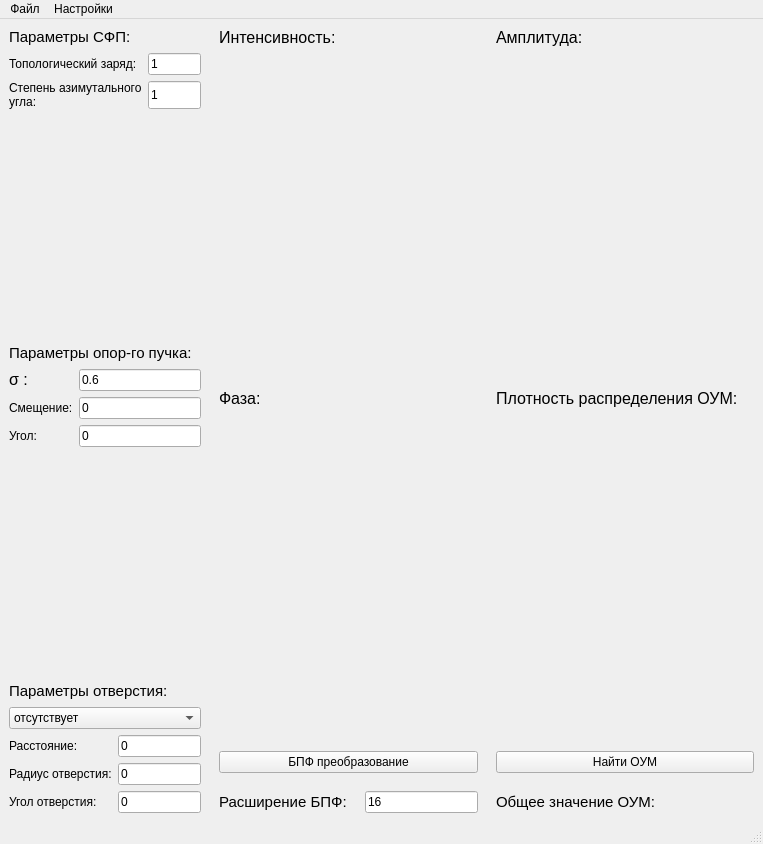
<?xml version="1.0" encoding="UTF-8"?>
<ui version="4.0">
 <class>MainWindow</class>
 <widget class="QMainWindow" name="MainWindow">
  <property name="geometry">
   <rect>
    <x>0</x>
    <y>0</y>
    <width>763</width>
    <height>844</height>
   </rect>
  </property>
  <property name="minimumSize">
   <size>
    <width>700</width>
    <height>844</height>
   </size>
  </property>
  <property name="maximumSize">
   <size>
    <width>800</width>
    <height>844</height>
   </size>
  </property>
  <property name="windowTitle">
   <string>Обработка нелинейных СФП</string>
  </property>
  <widget class="QWidget" name="centralwidget">
   <property name="sizePolicy">
    <sizepolicy hsizetype="Preferred" vsizetype="Preferred">
     <horstretch>0</horstretch>
     <verstretch>0</verstretch>
    </sizepolicy>
   </property>
   <property name="layoutDirection">
    <enum>Qt::LeftToRight</enum>
   </property>
   <property name="autoFillBackground">
    <bool>false</bool>
   </property>
   <layout class="QHBoxLayout" name="horizontalLayout" stretch="1,5">
    <property name="spacing">
     <number>18</number>
    </property>
    <property name="sizeConstraint">
     <enum>QLayout::SetDefaultConstraint</enum>
    </property>
    <property name="leftMargin">
     <number>9</number>
    </property>
    <item>
     <layout class="QVBoxLayout" name="verticalLayout" stretch="0,0,0,0,0,0,0,0,0,0,0,0,0">
      <property name="spacing">
       <number>6</number>
      </property>
      <property name="leftMargin">
       <number>0</number>
      </property>
      <item>
       <widget class="QLabel" name="spp_label">
        <property name="sizePolicy">
         <sizepolicy hsizetype="Preferred" vsizetype="Preferred">
          <horstretch>0</horstretch>
          <verstretch>0</verstretch>
         </sizepolicy>
        </property>
        <property name="maximumSize">
         <size>
          <width>192</width>
          <height>16777215</height>
         </size>
        </property>
        <property name="text">
         <string>&lt;html&gt;&lt;head/&gt;&lt;body&gt;&lt;p&gt;&lt;span style=&quot; font-size:11pt;&quot;&gt;Параметры СФП:&lt;/span&gt;&lt;/p&gt;&lt;/body&gt;&lt;/html&gt;</string>
        </property>
       </widget>
      </item>
      <item>
       <layout class="QFormLayout" name="formLayout">
        <property name="sizeConstraint">
         <enum>QLayout::SetDefaultConstraint</enum>
        </property>
        <property name="fieldGrowthPolicy">
         <enum>QFormLayout::AllNonFixedFieldsGrow</enum>
        </property>
        <property name="rowWrapPolicy">
         <enum>QFormLayout::WrapLongRows</enum>
        </property>
        <property name="topMargin">
         <number>0</number>
        </property>
        <property name="rightMargin">
         <number>0</number>
        </property>
        <property name="bottomMargin">
         <number>0</number>
        </property>
        <item row="0" column="0">
         <widget class="QLabel" name="m_label">
          <property name="text">
           <string>Топологический заряд:</string>
          </property>
         </widget>
        </item>
        <item row="0" column="1">
         <widget class="QLineEdit" name="m_line">
          <property name="sizePolicy">
           <sizepolicy hsizetype="Preferred" vsizetype="Preferred">
            <horstretch>0</horstretch>
            <verstretch>0</verstretch>
           </sizepolicy>
          </property>
          <property name="maximumSize">
           <size>
            <width>16777215</width>
            <height>16777215</height>
           </size>
          </property>
          <property name="cursor">
           <cursorShape>IBeamCursor</cursorShape>
          </property>
          <property name="mouseTracking">
           <bool>true</bool>
          </property>
          <property name="focusPolicy">
           <enum>Qt::StrongFocus</enum>
          </property>
          <property name="inputMask">
           <string/>
          </property>
          <property name="text">
           <string>1</string>
          </property>
         </widget>
        </item>
        <item row="1" column="0">
         <widget class="QLabel" name="fi_label">
          <property name="text">
           <string>Степень азимутального угла:</string>
          </property>
          <property name="wordWrap">
           <bool>true</bool>
          </property>
         </widget>
        </item>
        <item row="1" column="1">
         <widget class="QLineEdit" name="fi_line">
          <property name="sizePolicy">
           <sizepolicy hsizetype="Preferred" vsizetype="Preferred">
            <horstretch>0</horstretch>
            <verstretch>0</verstretch>
           </sizepolicy>
          </property>
          <property name="maximumSize">
           <size>
            <width>16777215</width>
            <height>16777215</height>
           </size>
          </property>
          <property name="layoutDirection">
           <enum>Qt::RightToLeft</enum>
          </property>
          <property name="inputMask">
           <string/>
          </property>
          <property name="text">
           <string>1</string>
          </property>
         </widget>
        </item>
       </layout>
      </item>
      <item>
       <widget class="QLabel" name="spp_image">
        <property name="sizePolicy">
         <sizepolicy hsizetype="Preferred" vsizetype="Preferred">
          <horstretch>0</horstretch>
          <verstretch>0</verstretch>
         </sizepolicy>
        </property>
        <property name="minimumSize">
         <size>
          <width>192</width>
          <height>192</height>
         </size>
        </property>
        <property name="maximumSize">
         <size>
          <width>192</width>
          <height>192</height>
         </size>
        </property>
        <property name="text">
         <string/>
        </property>
        <property name="scaledContents">
         <bool>true</bool>
        </property>
       </widget>
      </item>
      <item>
       <spacer name="verticalSpacer_2">
        <property name="orientation">
         <enum>Qt::Vertical</enum>
        </property>
        <property name="sizeType">
         <enum>QSizePolicy::Fixed</enum>
        </property>
        <property name="sizeHint" stdset="0">
         <size>
          <width>192</width>
          <height>7</height>
         </size>
        </property>
       </spacer>
      </item>
      <item>
       <widget class="QLabel" name="in_phase_color_scheme_label">
        <property name="maximumSize">
         <size>
          <width>192</width>
          <height>16777215</height>
         </size>
        </property>
        <property name="text">
         <string>&lt;html&gt;&lt;head/&gt;&lt;body&gt;&lt;p&gt;&lt;img src=&quot;:/scales/rainbow_192.bmp&quot;/&gt;&lt;/p&gt;&lt;/body&gt;&lt;/html&gt;</string>
        </property>
       </widget>
      </item>
      <item>
       <widget class="QLabel" name="gauss_label">
        <property name="sizePolicy">
         <sizepolicy hsizetype="Preferred" vsizetype="Preferred">
          <horstretch>0</horstretch>
          <verstretch>0</verstretch>
         </sizepolicy>
        </property>
        <property name="maximumSize">
         <size>
          <width>192</width>
          <height>16777215</height>
         </size>
        </property>
        <property name="text">
         <string>&lt;html&gt;&lt;head/&gt;&lt;body&gt;&lt;p&gt;&lt;span style=&quot; font-size:11pt;&quot;&gt;Параметры опор-го пучка:&lt;/span&gt;&lt;/p&gt;&lt;/body&gt;&lt;/html&gt;</string>
        </property>
       </widget>
      </item>
      <item>
       <layout class="QFormLayout" name="formLayout_2">
        <property name="sizeConstraint">
         <enum>QLayout::SetDefaultConstraint</enum>
        </property>
        <property name="fieldGrowthPolicy">
         <enum>QFormLayout::AllNonFixedFieldsGrow</enum>
        </property>
        <property name="rowWrapPolicy">
         <enum>QFormLayout::DontWrapRows</enum>
        </property>
        <property name="labelAlignment">
         <set>Qt::AlignLeading|Qt::AlignLeft|Qt::AlignVCenter</set>
        </property>
        <property name="formAlignment">
         <set>Qt::AlignLeading|Qt::AlignLeft|Qt::AlignTop</set>
        </property>
        <item row="0" column="0">
         <widget class="QLabel" name="sigma_label">
          <property name="sizePolicy">
           <sizepolicy hsizetype="Fixed" vsizetype="Preferred">
            <horstretch>0</horstretch>
            <verstretch>0</verstretch>
           </sizepolicy>
          </property>
          <property name="text">
           <string>&lt;html&gt;&lt;head/&gt;&lt;body&gt;&lt;p&gt;&lt;span style=&quot; font-size:12pt;&quot;&gt;σ :&lt;/span&gt;&lt;/p&gt;&lt;/body&gt;&lt;/html&gt;</string>
          </property>
         </widget>
        </item>
        <item row="0" column="1">
         <widget class="QLineEdit" name="sigma_line">
          <property name="sizePolicy">
           <sizepolicy hsizetype="Preferred" vsizetype="Preferred">
            <horstretch>0</horstretch>
            <verstretch>0</verstretch>
           </sizepolicy>
          </property>
          <property name="tabletTracking">
           <bool>false</bool>
          </property>
          <property name="inputMask">
           <string/>
          </property>
          <property name="text">
           <string>0.6</string>
          </property>
         </widget>
        </item>
        <item row="1" column="0">
         <widget class="QLabel" name="shift_label">
          <property name="text">
           <string>Смещение:</string>
          </property>
         </widget>
        </item>
        <item row="1" column="1">
         <widget class="QLineEdit" name="shift_line">
          <property name="sizePolicy">
           <sizepolicy hsizetype="Preferred" vsizetype="Preferred">
            <horstretch>0</horstretch>
            <verstretch>0</verstretch>
           </sizepolicy>
          </property>
          <property name="inputMask">
           <string/>
          </property>
          <property name="text">
           <string>0</string>
          </property>
         </widget>
        </item>
        <item row="2" column="0">
         <widget class="QLabel" name="shift_angle_label">
          <property name="text">
           <string>Угол:</string>
          </property>
         </widget>
        </item>
        <item row="2" column="1">
         <widget class="QLineEdit" name="shift_angle_line">
          <property name="text">
           <string>0</string>
          </property>
         </widget>
        </item>
       </layout>
      </item>
      <item>
       <widget class="QLabel" name="gauss_image">
        <property name="minimumSize">
         <size>
          <width>192</width>
          <height>192</height>
         </size>
        </property>
        <property name="maximumSize">
         <size>
          <width>192</width>
          <height>192</height>
         </size>
        </property>
        <property name="text">
         <string/>
        </property>
        <property name="scaledContents">
         <bool>true</bool>
        </property>
        <property name="margin">
         <number>0</number>
        </property>
       </widget>
      </item>
      <item>
       <spacer name="verticalSpacer">
        <property name="orientation">
         <enum>Qt::Vertical</enum>
        </property>
        <property name="sizeType">
         <enum>QSizePolicy::Fixed</enum>
        </property>
        <property name="sizeHint" stdset="0">
         <size>
          <width>192</width>
          <height>7</height>
         </size>
        </property>
       </spacer>
      </item>
      <item>
       <widget class="QLabel" name="in_amplitude_color_scheme_label">
        <property name="maximumSize">
         <size>
          <width>192</width>
          <height>16777215</height>
         </size>
        </property>
        <property name="text">
         <string>&lt;html&gt;&lt;head/&gt;&lt;body&gt;&lt;p&gt;&lt;img src=&quot;:/scales/fire_192.bmp&quot;/&gt;&lt;/p&gt;&lt;/body&gt;&lt;/html&gt;</string>
        </property>
       </widget>
      </item>
      <item>
       <widget class="QLabel" name="hole_label">
        <property name="maximumSize">
         <size>
          <width>192</width>
          <height>16777215</height>
         </size>
        </property>
        <property name="text">
         <string>&lt;html&gt;&lt;head/&gt;&lt;body&gt;&lt;p&gt;&lt;span style=&quot; font-size:11pt;&quot;&gt;Параметры отверстия:&lt;/span&gt;&lt;/p&gt;&lt;/body&gt;&lt;/html&gt;</string>
        </property>
       </widget>
      </item>
      <item>
       <widget class="QComboBox" name="comboBox">
        <property name="sizePolicy">
         <sizepolicy hsizetype="Preferred" vsizetype="Fixed">
          <horstretch>0</horstretch>
          <verstretch>0</verstretch>
         </sizepolicy>
        </property>
        <property name="minimumSize">
         <size>
          <width>0</width>
          <height>0</height>
         </size>
        </property>
        <property name="maximumSize">
         <size>
          <width>192</width>
          <height>16777215</height>
         </size>
        </property>
        <property name="currentIndex">
         <number>0</number>
        </property>
        <item>
         <property name="text">
          <string>отсутствует</string>
         </property>
        </item>
        <item>
         <property name="text">
          <string>фазовое</string>
         </property>
        </item>
        <item>
         <property name="text">
          <string>амплитудное</string>
         </property>
        </item>
        <item>
         <property name="text">
          <string>фазоамплитудное</string>
         </property>
        </item>
       </widget>
      </item>
      <item>
       <layout class="QFormLayout" name="formLayout_3">
        <item row="0" column="0">
         <widget class="QLabel" name="r_d_label">
          <property name="text">
           <string>Расстояние:</string>
          </property>
         </widget>
        </item>
        <item row="0" column="1">
         <widget class="QLineEdit" name="r_d_line">
          <property name="sizePolicy">
           <sizepolicy hsizetype="Preferred" vsizetype="Preferred">
            <horstretch>0</horstretch>
            <verstretch>0</verstretch>
           </sizepolicy>
          </property>
          <property name="maximumSize">
           <size>
            <width>16777215</width>
            <height>16777215</height>
           </size>
          </property>
          <property name="inputMask">
           <string/>
          </property>
          <property name="text">
           <string>0</string>
          </property>
         </widget>
        </item>
        <item row="1" column="0">
         <widget class="QLabel" name="r_hole_label">
          <property name="text">
           <string>Радиус отверстия:</string>
          </property>
         </widget>
        </item>
        <item row="1" column="1">
         <widget class="QLineEdit" name="r_hole_line">
          <property name="sizePolicy">
           <sizepolicy hsizetype="Preferred" vsizetype="Preferred">
            <horstretch>0</horstretch>
            <verstretch>0</verstretch>
           </sizepolicy>
          </property>
          <property name="maximumSize">
           <size>
            <width>16777215</width>
            <height>16777215</height>
           </size>
          </property>
          <property name="inputMask">
           <string/>
          </property>
          <property name="text">
           <string>0</string>
          </property>
         </widget>
        </item>
        <item row="2" column="0">
         <widget class="QLabel" name="r_fi_label">
          <property name="text">
           <string>Угол отверстия:</string>
          </property>
         </widget>
        </item>
        <item row="2" column="1">
         <widget class="QLineEdit" name="r_fi_line">
          <property name="sizePolicy">
           <sizepolicy hsizetype="Preferred" vsizetype="Preferred">
            <horstretch>0</horstretch>
            <verstretch>0</verstretch>
           </sizepolicy>
          </property>
          <property name="maximumSize">
           <size>
            <width>16777215</width>
            <height>16777215</height>
           </size>
          </property>
          <property name="inputMask">
           <string/>
          </property>
          <property name="text">
           <string>0</string>
          </property>
         </widget>
        </item>
       </layout>
      </item>
     </layout>
    </item>
    <item>
     <layout class="QVBoxLayout" name="verticalLayout_2">
      <item>
       <layout class="QGridLayout" name="gridLayout" rowminimumheight="20,256,38,20,256,38,20,20">
        <item row="1" column="1">
         <widget class="QLabel" name="intensity_image">
          <property name="text">
           <string/>
          </property>
          <property name="scaledContents">
           <bool>true</bool>
          </property>
         </widget>
        </item>
        <item row="6" column="2">
         <widget class="QPushButton" name="find_oam">
          <property name="sizePolicy">
           <sizepolicy hsizetype="Preferred" vsizetype="Preferred">
            <horstretch>0</horstretch>
            <verstretch>0</verstretch>
           </sizepolicy>
          </property>
          <property name="text">
           <string>Найти ОУМ</string>
          </property>
         </widget>
        </item>
        <item row="7" column="2">
         <widget class="QLabel" name="total_oam_label">
          <property name="text">
           <string>&lt;html&gt;&lt;head/&gt;&lt;body&gt;&lt;p&gt;&lt;span style=&quot; font-size:11pt;&quot;&gt;Общее значение ОУМ:&lt;/span&gt;&lt;/p&gt;&lt;/body&gt;&lt;/html&gt;</string>
          </property>
         </widget>
        </item>
        <item row="0" column="2">
         <widget class="QLabel" name="amplitude_label">
          <property name="text">
           <string>&lt;html&gt;&lt;head/&gt;&lt;body&gt;&lt;p&gt;&lt;span style=&quot; font-size:12pt;&quot;&gt;Амплитуда:&lt;/span&gt;&lt;/p&gt;&lt;/body&gt;&lt;/html&gt;</string>
          </property>
         </widget>
        </item>
        <item row="5" column="2">
         <widget class="QLabel" name="oam_color_scheme_label">
          <property name="text">
           <string>&lt;html&gt;&lt;head/&gt;&lt;body&gt;&lt;p&gt;&lt;img src=&quot;:/scales/fire_256.bmp&quot;/&gt;&lt;/p&gt;&lt;/body&gt;&lt;/html&gt;</string>
          </property>
         </widget>
        </item>
        <item row="2" column="1">
         <widget class="QLabel" name="intensity_color_scheme_label">
          <property name="text">
           <string>&lt;html&gt;&lt;head/&gt;&lt;body&gt;&lt;p&gt;&lt;img src=&quot;:/scales/fire_256.bmp&quot;/&gt;&lt;/p&gt;&lt;/body&gt;&lt;/html&gt;</string>
          </property>
         </widget>
        </item>
        <item row="5" column="1">
         <widget class="QLabel" name="out_phase_color_scheme_label">
          <property name="text">
           <string>&lt;html&gt;&lt;head/&gt;&lt;body&gt;&lt;p&gt;&lt;img src=&quot;:/scales/rainbow_256.bmp&quot;/&gt;&lt;/p&gt;&lt;/body&gt;&lt;/html&gt;</string>
          </property>
         </widget>
        </item>
        <item row="6" column="1">
         <widget class="QPushButton" name="fft">
          <property name="sizePolicy">
           <sizepolicy hsizetype="Preferred" vsizetype="Preferred">
            <horstretch>0</horstretch>
            <verstretch>0</verstretch>
           </sizepolicy>
          </property>
          <property name="text">
           <string>БПФ преобразование</string>
          </property>
         </widget>
        </item>
        <item row="3" column="2">
         <widget class="QLabel" name="oam_density_label">
          <property name="text">
           <string>&lt;html&gt;&lt;head/&gt;&lt;body&gt;&lt;p&gt;&lt;span style=&quot; font-size:12pt;&quot;&gt;Плотность распределения ОУМ:&lt;/span&gt;&lt;/p&gt;&lt;/body&gt;&lt;/html&gt;</string>
          </property>
         </widget>
        </item>
        <item row="2" column="2">
         <widget class="QLabel" name="out_amplitude_color_scheme_label">
          <property name="text">
           <string>&lt;html&gt;&lt;head/&gt;&lt;body&gt;&lt;p&gt;&lt;img src=&quot;:/scales/fire_256.bmp&quot;/&gt;&lt;/p&gt;&lt;/body&gt;&lt;/html&gt;</string>
          </property>
         </widget>
        </item>
        <item row="0" column="1">
         <widget class="QLabel" name="intensity_label">
          <property name="text">
           <string>&lt;html&gt;&lt;head/&gt;&lt;body&gt;&lt;p&gt;&lt;span style=&quot; font-size:12pt;&quot;&gt;Интенсивность:&lt;/span&gt;&lt;/p&gt;&lt;/body&gt;&lt;/html&gt;</string>
          </property>
          <property name="textFormat">
           <enum>Qt::AutoText</enum>
          </property>
         </widget>
        </item>
        <item row="3" column="1">
         <widget class="QLabel" name="phase_label">
          <property name="text">
           <string>&lt;html&gt;&lt;head/&gt;&lt;body&gt;&lt;p&gt;&lt;span style=&quot; font-size:12pt;&quot;&gt;Фаза:&lt;/span&gt;&lt;/p&gt;&lt;/body&gt;&lt;/html&gt;</string>
          </property>
         </widget>
        </item>
        <item row="4" column="1">
         <widget class="QLabel" name="phase_image">
          <property name="text">
           <string/>
          </property>
          <property name="scaledContents">
           <bool>true</bool>
          </property>
         </widget>
        </item>
        <item row="1" column="2">
         <widget class="QLabel" name="amplitude_image">
          <property name="text">
           <string/>
          </property>
          <property name="scaledContents">
           <bool>true</bool>
          </property>
         </widget>
        </item>
        <item row="4" column="2">
         <widget class="QLabel" name="oam_density_image">
          <property name="text">
           <string/>
          </property>
          <property name="scaledContents">
           <bool>true</bool>
          </property>
         </widget>
        </item>
        <item row="7" column="1">
         <layout class="QFormLayout" name="formLayout_5">
          <item row="0" column="0">
           <widget class="QLabel" name="fft_expansion_label">
            <property name="sizePolicy">
             <sizepolicy hsizetype="Preferred" vsizetype="MinimumExpanding">
              <horstretch>0</horstretch>
              <verstretch>0</verstretch>
             </sizepolicy>
            </property>
            <property name="text">
             <string>&lt;html&gt;&lt;head/&gt;&lt;body&gt;&lt;p&gt;&lt;span style=&quot; font-size:11pt;&quot;&gt;Расширение БПФ:&lt;/span&gt;&lt;/p&gt;&lt;/body&gt;&lt;/html&gt;</string>
            </property>
           </widget>
          </item>
          <item row="0" column="1">
           <widget class="QLineEdit" name="fft_expansion_line">
            <property name="sizePolicy">
             <sizepolicy hsizetype="Preferred" vsizetype="Preferred">
              <horstretch>0</horstretch>
              <verstretch>0</verstretch>
             </sizepolicy>
            </property>
            <property name="text">
             <string>16</string>
            </property>
           </widget>
          </item>
         </layout>
        </item>
       </layout>
      </item>
     </layout>
    </item>
   </layout>
  </widget>
  <widget class="QMenuBar" name="menubar">
   <property name="geometry">
    <rect>
     <x>0</x>
     <y>0</y>
     <width>763</width>
     <height>20</height>
    </rect>
   </property>
   <widget class="QMenu" name="menu">
    <property name="title">
     <string>Файл</string>
    </property>
    <addaction name="load_amplitude"/>
    <addaction name="load_phase"/>
    <addaction name="save_in_phase"/>
    <addaction name="save_in_amplitude"/>
    <addaction name="save_intensity"/>
    <addaction name="save_out_amplitude"/>
    <addaction name="save_out_phase"/>
    <addaction name="save_oam"/>
    <addaction name="close"/>
   </widget>
   <widget class="QMenu" name="menu_3">
    <property name="title">
     <string>Настройки</string>
    </property>
    <addaction name="settings"/>
   </widget>
   <addaction name="menu"/>
   <addaction name="menu_3"/>
  </widget>
  <widget class="QStatusBar" name="statusbar">
   <property name="toolTip">
    <string/>
   </property>
  </widget>
  <action name="load_amplitude">
   <property name="text">
    <string>Загрузить амплитуду</string>
   </property>
  </action>
  <action name="load_phase">
   <property name="text">
    <string>Загрузить фазу</string>
   </property>
  </action>
  <action name="save_out_amplitude">
   <property name="text">
    <string>Сохранить выходную амплитуду</string>
   </property>
  </action>
  <action name="close">
   <property name="text">
    <string>Выход</string>
   </property>
  </action>
  <action name="save_out_phase">
   <property name="text">
    <string>Сохранить выходную фазу</string>
   </property>
  </action>
  <action name="save_oam">
   <property name="text">
    <string>Сохранить ОУМ</string>
   </property>
  </action>
  <action name="save_intensity">
   <property name="text">
    <string>Сохранить интенсивность</string>
   </property>
  </action>
  <action name="settings">
   <property name="text">
    <string>Настройки</string>
   </property>
  </action>
  <action name="action">
   <property name="text">
    <string>Пакетная обработка</string>
   </property>
  </action>
  <action name="save_in_phase">
   <property name="text">
    <string>Сохранить входную фазу</string>
   </property>
  </action>
  <action name="save_in_amplitude">
   <property name="text">
    <string>Сохранить входную амплитуду</string>
   </property>
  </action>
 </widget>
 <resources/>
 <connections>
  <connection>
   <sender>close</sender>
   <signal>triggered()</signal>
   <receiver>MainWindow</receiver>
   <slot>close()</slot>
   <hints>
    <hint type="sourcelabel">
     <x>-1</x>
     <y>-1</y>
    </hint>
    <hint type="destinationlabel">
     <x>378</x>
     <y>367</y>
    </hint>
   </hints>
  </connection>
 </connections>
</ui>
